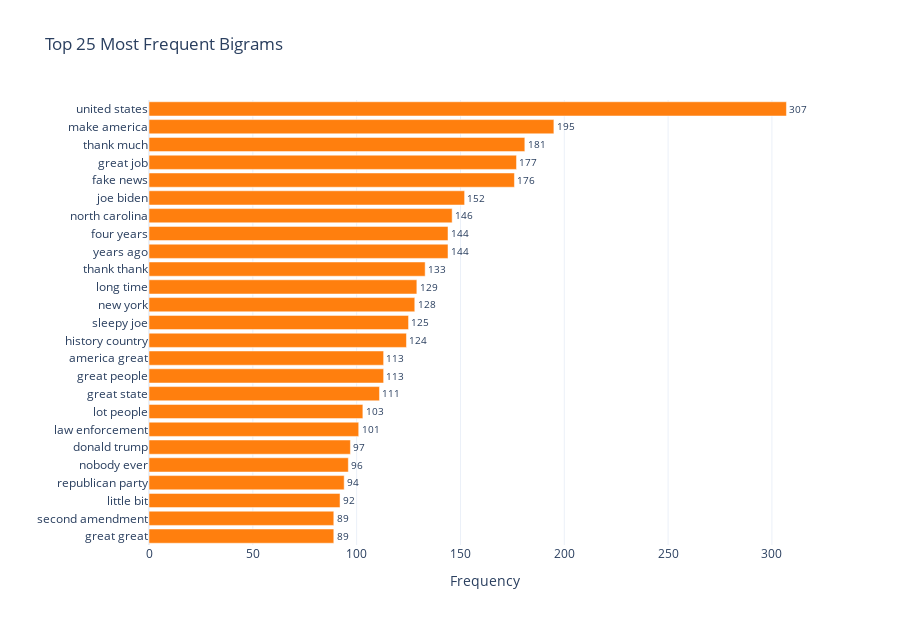

The cell this chart's notebook holds for it:
### Markdown cell above
## Most Common Two-Word Phrases (Bigrams)

Identifying frequently occurring two-word combinations that reveal common themes and talking points.

### Code cell
# Get bigrams from all speeches
bigrams = get_ngrams(all_text, n=2, stopwords=custom_stopwords, top_k=100)

# Generate bigram word cloud
bigram_dict = dict(bigrams)
wordcloud = WordCloud(
    width=1600, 
    height=800,
    background_color="white",
    colormap='plasma',
    max_words=100,
    relative_scaling=0.5
).generate_from_frequencies(bigram_dict)

fig, ax = plt.subplots(figsize=(16, 8))
ax.imshow(wordcloud, interpolation='bilinear')
ax.set_title("Most Common Two-Word Phrases", fontsize=20, fontweight='bold', pad=20)
ax.axis("off")
plt.tight_layout(pad=0)
plt.show()

# Interactive bar chart
plot_top_ngrams(bigrams, "Top 25 Most Frequent Bigrams", n_display=25, color='#ff7f0e')

### Figure 1 — Plotly figure (JSON) as saved in the notebook; plotly's stock layout.template omitted (floating-point values rounded to 4 significant figures)
{"data": [{"marker": {"color": "#ff7f0e"}, "orientation": "h", "text": ["307", "195", "181", "177", "176", "152", "146", "144", "144", "133", "129", "128", "125", "124", "113", "113", "111", "103", "101", "97", "96", "94", "92", "89", "89"], "textposition": "outside", "type": "bar", "x": [307, 195, 181, 177, 176, 152, 146, 144, 144, 133, 129, 128, 125, 124, 113, 113, 111, 103, 101, 97, 96, 94, 92, 89, 89], "y": ["united states", "make america", "thank much", "great job", "fake news", "joe biden", "north carolina", "years ago", "four years", "thank thank", "long time", "new york", "sleepy joe", "history country", "great people", "america great", "great state", "lot people", "law enforcement", "donald trump", "nobody ever", "republican party", "little bit", "great great", "second amendment"]}], "layout": {"height": 625, "showlegend": false, "title": {"text": "Top 25 Most Frequent Bigrams"}, "xaxis": {"title": {"text": "Frequency"}}, "yaxis": {"categoryorder": "total ascending", "title": {"text": ""}}}}
